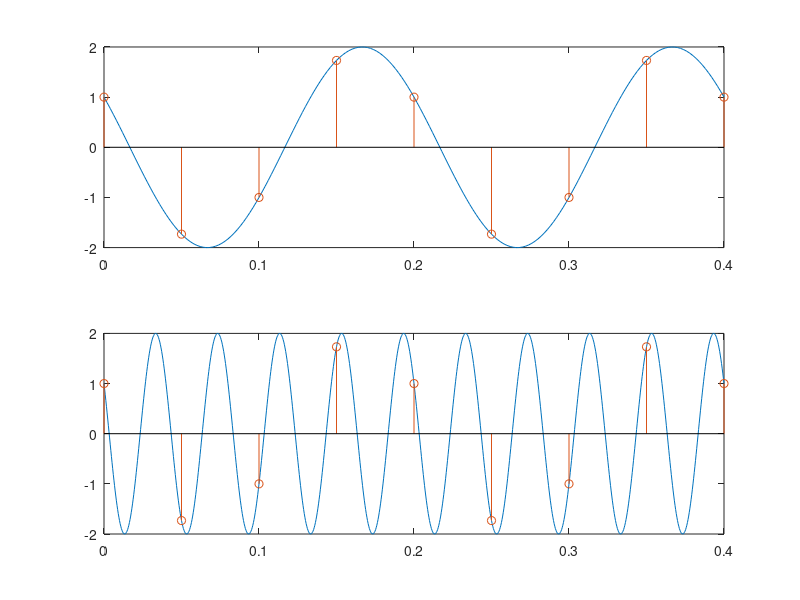

Write the MATLAB code that produced this figure.
%% Time domains
t1 = linspace(0,0.4,201);
t2 = linspace(0,0.4,1001);
tn = linspace(0,0.4,9);

%% (sampled) Signals
x1 = 2*cos(2*pi*5*t1+(pi/3));
x2 = 2*cos(2*pi*25*t2+(pi/3));
xn1 = [2*cos(2*pi*5*0+(pi/3)),2*cos(2*pi*5*0.05+(pi/3)),2*cos(2*pi*5*0.1+(pi/3)),2*cos(2*pi*5*0.15+(pi/3)),2*cos(2*pi*5*0.2+(pi/3)),2*cos(2*pi*5*0.25+(pi/3)),2*cos(2*pi*5*0.3+(pi/3)),2*cos(2*pi*5*0.35+(pi/3)),2*cos(2*pi*5*0.4+(pi/3))];
xn2 = [2*cos(2*pi*25*0+(pi/3)),2*cos(2*pi*25*0.05+(pi/3)),2*cos(2*pi*25*0.1+(pi/3)),2*cos(2*pi*25*0.15+(pi/3)),2*cos(2*pi*25*0.2+(pi/3)),2*cos(2*pi*25*0.25+(pi/3)),2*cos(2*pi*25*0.3+(pi/3)),2*cos(2*pi*25*0.35+(pi/3)),2*cos(2*pi*25*0.4+(pi/3))];

%% Plots (NOTE: Use the stem(X, Y) function!)
subplot(2,1,1),
plot(t1,x1),
hold on
stem(tn,xn1);
subplot(2,1,2),
plot(t2,x2),
hold on
stem(tn,xn2);